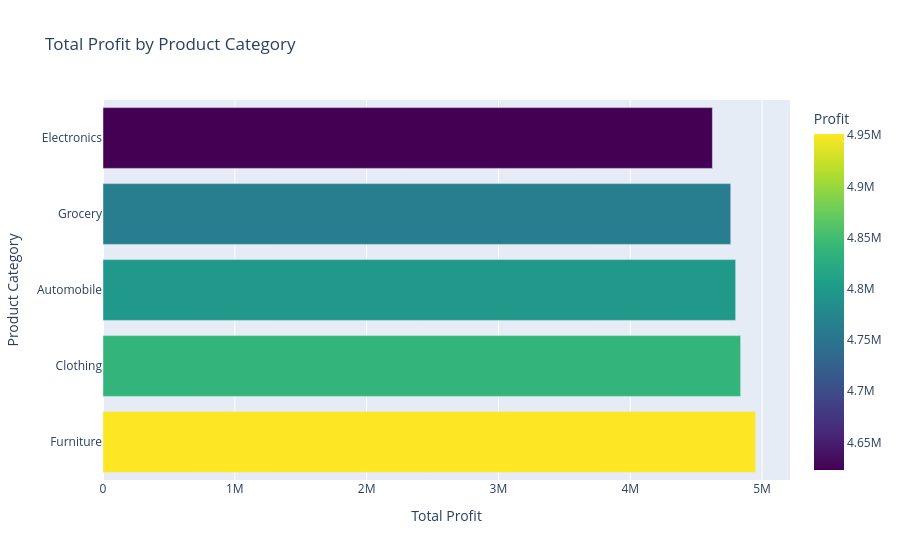

Notebook code for this chart:
### Markdown cell above
Profitability by Product Category

### Code cell
profit_by_category = df.groupby('Product_Category')['Profit'].sum().reset_index()
profit_by_category = profit_by_category.sort_values(by='Profit', ascending=False)

fig1 = px.bar(
    profit_by_category,
    x='Profit',
    y='Product_Category',
    orientation='h',
    title=' Total Profit by Product Category',
    color='Profit',
    color_continuous_scale=px.colors.sequential.Viridis
)
fig1.update_layout(xaxis_title='Total Profit', yaxis_title='Product Category')
fig1.show()

### Figure 1 — Plotly figure (JSON) as saved in the notebook; plotly's stock layout.template omitted (floating-point values rounded to 4 significant figures)
{"data": [{"alignmentgroup": "True", "hovertemplate": "Profit=%{marker.color}<br>Product_Category=%{y}<extra></extra>", "legendgroup": "", "marker": {"color": [4951074, 4837222, 4799427, 4762295, 4623100], "coloraxis": "coloraxis", "pattern": {"shape": ""}}, "name": "", "offsetgroup": "", "orientation": "h", "showlegend": false, "textposition": "auto", "type": "bar", "x": [4951074, 4837222, 4799427, 4762295, 4623100], "xaxis": "x", "y": ["Furniture", "Clothing", "Automobile", "Grocery", "Electronics"], "yaxis": "y"}], "layout": {"barmode": "relative", "coloraxis": {"colorbar": {"title": {"text": "Profit"}}, "colorscale": [[0, "#440154"], [0.1111, "#482878"], [0.2222, "#3e4989"], [0.3333, "#31688e"], [0.4444, "#26828e"], [0.5556, "#1f9e89"], [0.6667, "#35b779"], [0.7778, "#6ece58"], [0.8889, "#b5de2b"], [1, "#fde725"]]}, "legend": {"tracegroupgap": 0}, "title": {"text": " Total Profit by Product Category"}, "xaxis": {"anchor": "y", "domain": [0, 1], "title": {"text": "Total Profit"}}, "yaxis": {"anchor": "x", "domain": [0, 1], "title": {"text": "Product Category"}}}}
